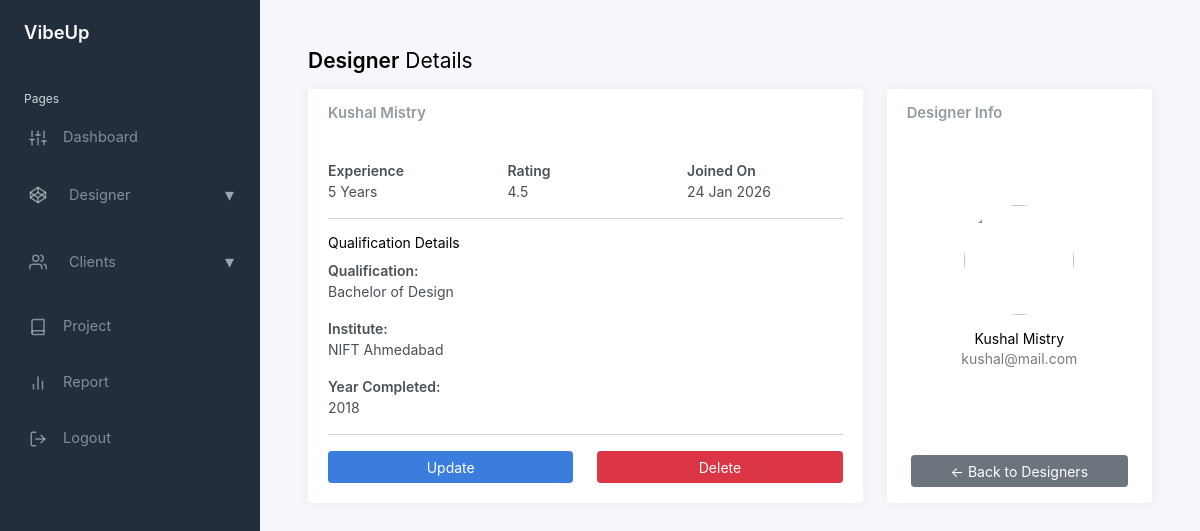
Screenshot of /adminkit-main/static/designer_details.php?id=u2 with the database file from the repository.
### tables this page shows
CREATE TABLE User (
    id CHAR(20) PRIMARY KEY,
    name VARCHAR(100),
    email VARCHAR(15) UNIQUE NOT NULL,
    username VARCHAR(50) UNIQUE NOT NULL,
    password_hash VARCHAR(50),
    phone VARCHAR(10),
    profile_pic_url TEXT,
    dob DATE,
    role ENUM('user','designer','admin') DEFAULT 'user',
    created_at TIMESTAMP DEFAULT CURRENT_TIMESTAMP
);

CREATE TABLE Designer (
    id CHAR(20) PRIMARY KEY,
    bio TEXT,
    experience_years INT,
    portfolio_urls JSON,
    rating DECIMAL(2,1) DEFAULT 0.0,
    CONSTRAINT fk_designer_user
        FOREIGN KEY (id) REFERENCES User(id)
        ON DELETE CASCADE
);

CREATE TABLE Designer_Qualification (
    id CHAR(20) PRIMARY KEY,
    designer_id CHAR(20) NOT NULL,
    qualification_name VARCHAR(50) NOT NULL,
    institute_name VARCHAR(100),
    year_completed YEAR,
    CONSTRAINT fk_qualification_designer
        FOREIGN KEY (designer_id) REFERENCES Designer(id)
        ON DELETE CASCADE
);

### adminkit-main/static/designer_details.php (the view, shortened to what this page needs)
<?php
include 'config.php';
$id = mysqli_real_escape_string($conn, $_GET['id']);
$sql = "
SELECT
    u.id,
    u.name,
    u.email,
    u.phone,
    u.profile_pic_url,
    u.created_at,
    d.experience_years,
    d.rating,
    q.qualification_name,
    q.institute_name,
    q.year_completed
FROM user u
LEFT JOIN designer d ON u.id = d.id
LEFT JOIN designer_qualification q ON d.id = q.designer_id
WHERE u.id = '$id'
";
$result = mysqli_query($conn, $sql);
$designer = mysqli_fetch_assoc($result);
?>
<!DOCTYPE html>
<html lang="en">
<head>
    <link href="css/app.css" rel="stylesheet">
</head>
<body>
    <div class="wrapper">
        <?php include 'includes/sidebar.php'; ?>
        <div class="main">
            <main class="content">
                <div class="container-fluid p-0">
                    <h1 class="h3 mb-3">
                        <strong>Designer</strong> Details
                    </h1>
                    <div class="row">
                        <div class="col-lg-8">
                            <div class="card">
                                <div class="card-header">
                                    <h5 class="card-title mb-0">
                                        <?= htmlspecialchars($designer['name']) ?>
                                    </h5>
                                </div>
                                <div class="card-body">
                                    <div class="row">
                                        <div class="col-md-4">
                                            <strong>Experience</strong><br>
                                            <?= $designer['experience_years'] ?? 0 ?> Years
                                        </div>
                                        <div class="col-md-4">
                                            <strong>Rating</strong><br>
                                            <?= number_format($designer['rating'] ?? 0, 1) ?>
                                        </div>
                                        <div class="col-md-4">
                                            <strong>Joined On</strong><br>
                                            <?= date('d M Y', strtotime($designer['created_at'])) ?>
                                        </div>
                                    </div>
                                    <hr>
                                    <h5>Qualification Details</h5>
                                    <p>
                                        <strong>Qualification:</strong><br>
                                        <?= $designer['qualification_name'] ?? 'N/A' ?>
                                    </p>
                                    <p>
                                        <strong>Institute:</strong><br>
                                        <?= $designer['institute_name'] ?? 'N/A' ?>
                                    </p>
                                    <p>
                                        <strong>Year Completed:</strong><br>
                                        <?= $designer['year_completed'] ?? 'N/A' ?>
                                    </p>
                                    <hr>
                                    <div class="row mt-3">
                                        <div class="col-6">
                                            <a href="edit_designer.php?id=<?= $designer['id'] ?>"
                                                class="btn btn-primary w-100">
                                                Update
                                            </a>
                                        </div>
                                        <div class="col-6">
                                            <a href="delete_designer.php?id=<?= $designer['id'] ?>"
                                                onclick="return confirm('Delete this designer?')"
                                                class="btn btn-danger w-100">
                                                Delete
                                            </a>
                                        </div>
                                    </div>
                                </div>
                            </div>
                        </div>
                        <div class="col-lg-4 d-flex">
                            <div class="card h-80 w-100">
                                <div class="card-header">
                                    <h5 class="card-title mb-0">Designer Info</h5>
                                </div>
                                <div class="card-body text-center d-flex flex-column justify-content-center">
                                    <?php if (!empty($designer['profile_pic_url'])): ?>
                                    <img src="../<?= htmlspecialchars($designer['profile_pic_url']) ?>"
                                        style="width:110px;height:110px;border-radius:50%;object-fit:cover;"
                                        class="mx-auto">
                                    <?php else: ?>
                                    <img src="img/default-user.png" style="width:110px;height:110px;border-radius:50%;"
                                        class="mx-auto">
                                    <?php endif; ?>
                                    <h5 class="mt-3 mb-0">
                                        <?= htmlspecialchars($designer['name']) ?>
                                    </h5>
                                    <p class="text-muted mb-1">
                                        <?= htmlspecialchars($designer['email']) ?>
                                    </p>
                                </div>
                                <div class="row justify-content-center mb-3">
                                    <div class="col-10 d-flex justify-content-center">
                                        <a href="designer.php" class="btn btn-secondary w-100 mt-3">
                                            ← Back to Designers
                                        </a>
                                    </div>
                                </div>
                            </div>
                        </div>
                    </div>
                </div>
            </main>
        </div>
    </div>
</body>
</html>

### rows the page displays
user: name "Kushal Mistry", created_at "24 Jan 2026", email "kushal@mail.com"
designer: experience_years "5", rating "4.5"
designer_qualification: qualification_name "Bachelor of Design", institute_name "NIFT Ahmedabad", year_completed "2018"
